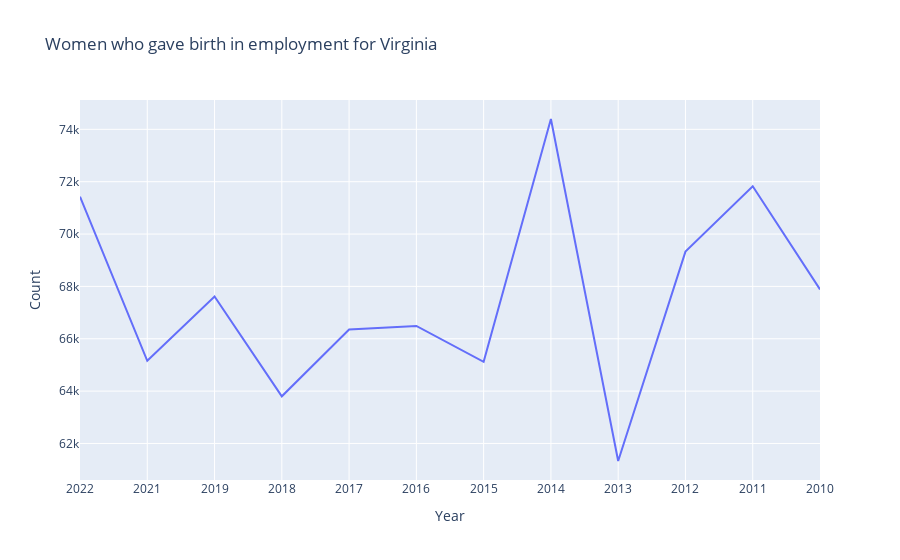

Source (notebook cell):
### Code cell
target_state_lab = labor_df[labor_df['State']=='Virginia']

fig = px.line(target_state_lab, x='Year', y='Count', title='Women who gave birth in employment for Virginia')
fig.show()

### Figure 1 — Plotly figure (JSON) as saved in the notebook; plotly's stock layout.template omitted (floating-point values rounded to 4 significant figures)
{"data": [{"hovertemplate": "Year=%{x}<br>Count=%{y}<extra></extra>", "legendgroup": "", "line": {"color": "#636efa", "dash": "solid"}, "marker": {"symbol": "circle"}, "mode": "lines", "name": "", "orientation": "v", "showlegend": false, "type": "scatter", "x": ["2022", "2021", "2019", "2018", "2017", "2016", "2015", "2014", "2013", "2012", "2011", "2010"], "xaxis": "x", "y": [71427, 65159, 67617, 63801, 66352, 66488, 65116, 74395, 61330, 69328, 71827, 67886], "yaxis": "y"}], "layout": {"legend": {"tracegroupgap": 0}, "title": {"text": "Women who gave birth in employment for Virginia"}, "xaxis": {"anchor": "y", "domain": [0, 1], "title": {"text": "Year"}}, "yaxis": {"anchor": "x", "domain": [0, 1], "title": {"text": "Count"}}}}
